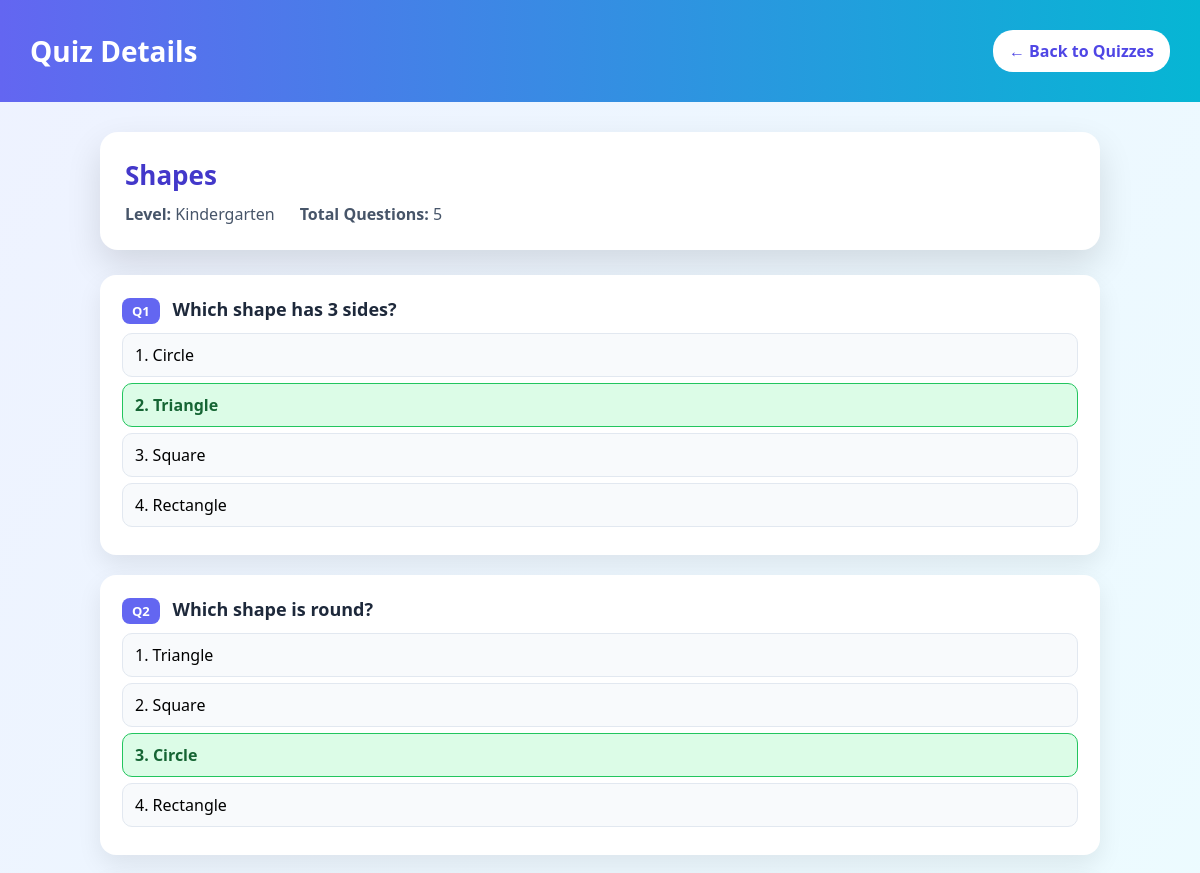
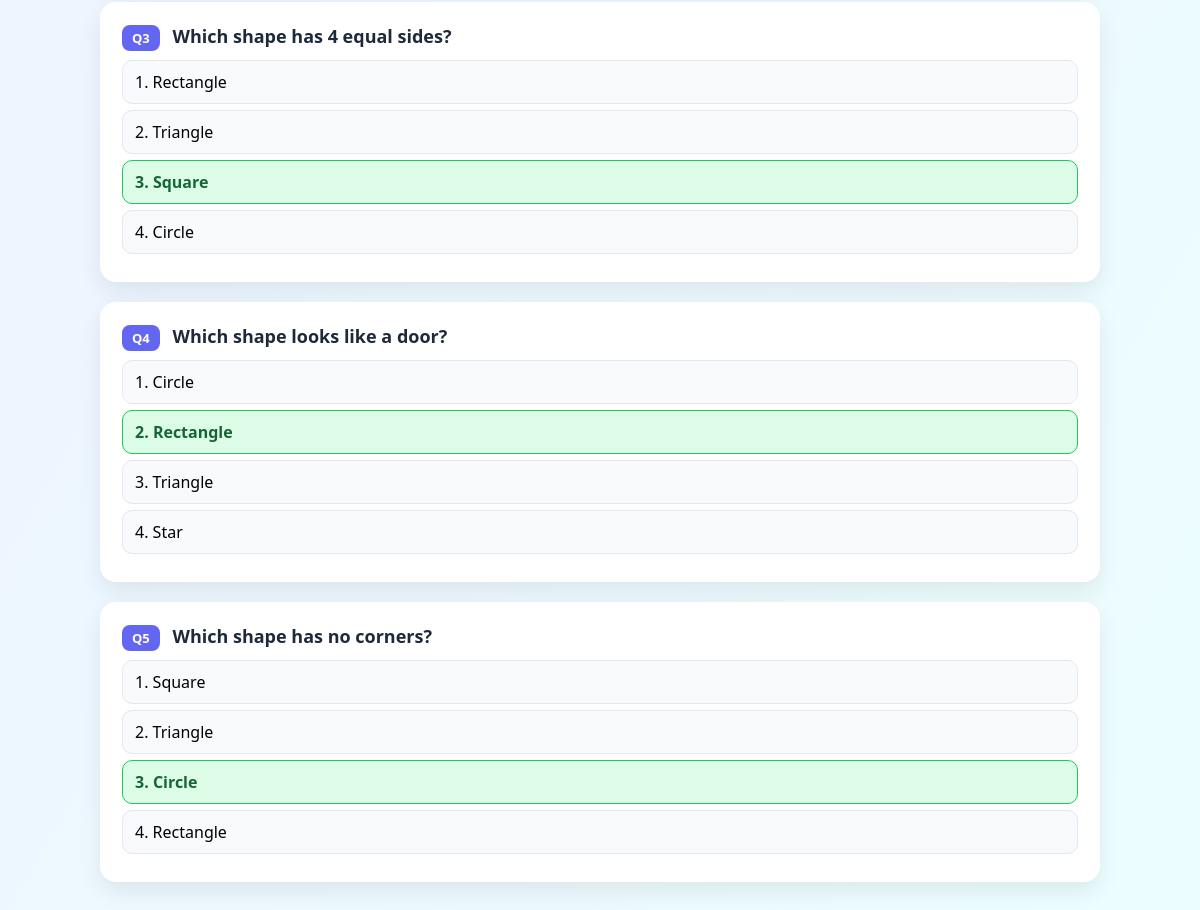
Page /admin/view_quiz.php?id=2 (signed in) on the committed database (2 pictures, top to bottom).
### tables this page shows
CREATE TABLE `quiz_questions` (
  `id` int(11) NOT NULL,
  `quiz_id` int(11) DEFAULT NULL,
  `level` varchar(50) DEFAULT NULL,
  `question` text DEFAULT NULL,
  `option1` varchar(255) DEFAULT NULL,
  `option2` varchar(255) DEFAULT NULL,
  `option3` varchar(255) DEFAULT NULL,
  `option4` varchar(255) DEFAULT NULL,
  `correct_option` tinyint(4) DEFAULT NULL
);

### admin/view_quiz.php (the view, shortened to what this page needs)
<?php
$conn = new mysqli("localhost","root","","unified_edu");
$quiz_id = (int)$_GET['id'];
$stmt = $conn->prepare("
SELECT id,title,level FROM quizzes WHERE id=?
UNION
SELECT id,title,level FROM quizzes1 WHERE id=?
");
$stmt->bind_param("ii",$quiz_id,$quiz_id);
$stmt->execute();
$result = $stmt->get_result();
$quiz = $result->fetch_assoc();
$stmt = $conn->prepare("SELECT * FROM quiz_questions WHERE quiz_id=?");
$stmt->bind_param("i",$quiz_id);
$stmt->execute();
$questions = $stmt->get_result();
$total_questions = $questions->num_rows;
?>
<!DOCTYPE html>
<html>
<head>
</head>
<body>
<div class="header">
<h1>Quiz Details</h1>
<a class="back" href="quizzes.php">← Back to Quizzes</a>
</div>
<div class="container">
<div class="quiz-info">
<div class="quiz-title">
<?= htmlspecialchars($quiz['title'] ?? '') ?>
</div>
<div class="meta">
<div><b>Level:</b> <?= ucfirst($quiz['level'] ?? '') ?></div>
<div><b>Total Questions:</b> <?= $total_questions ?></div>
</div>
</div>
<?php
$no = 1;
$questions->data_seek(0);
while($q = $questions->fetch_assoc()):
?>
<div class="question-card">
<div class="question-title">
<span class="q-number">Q<?= $no++ ?></span>
<?= htmlspecialchars($q['question']) ?>
</div>
<div class="option <?= $q['correct_option']==1 ? 'correct' : '' ?>">
1. <?= htmlspecialchars($q['option1']) ?>
</div>
<div class="option <?= $q['correct_option']==2 ? 'correct' : '' ?>">
2. <?= htmlspecialchars($q['option2']) ?>
</div>
<div class="option <?= $q['correct_option']==3 ? 'correct' : '' ?>">
3. <?= htmlspecialchars($q['option3']) ?>
</div>
<div class="option <?= $q['correct_option']==4 ? 'correct' : '' ?>">
4. <?= htmlspecialchars($q['option4']) ?>
</div>
</div>
<?php endwhile; ?>
</div>
</body>
</html>

### admin/view_quiz.php (style rules this page uses)
body { margin:0; font-family:'Segoe UI',sans-serif; background:linear-gradient(120deg,#eef2ff,#ecfeff); }
.header { background:linear-gradient(90deg,#6366f1,#06b6d4); padding:30px; color:white; display:flex; justify-content:space-between; align-items:center; }
.header h1 { margin:0; font-size:28px; }
.back { background:white; color:#4f46e5; padding:10px 16px; border-radius:20px; text-decoration:none; font-weight:bold; }
.container { max-width:1000px; margin:auto; padding:30px; }
.quiz-info { background:white; padding:25px; border-radius:18px; box-shadow:0 15px 35px rgba(0,0,0,0.12); margin-bottom:25px; }
.quiz-title { font-size:26px; font-weight:bold; color:#4338ca; margin-bottom:8px; }
.meta { display:flex; gap:25px; margin-top:10px; color:#475569; font-weight:500; }
.question-card { background:white; border-radius:16px; padding:22px; margin-bottom:20px; box-shadow:0 10px 25px rgba(0,0,0,0.08); transition:0.3s; }
.question-title { font-size:18px; font-weight:600; margin-bottom:12px; color:#1e293b; }
.option { padding:10px 12px; border-radius:10px; margin:6px 0; background:#f8fafc; border:1px solid #e2e8f0; }
.correct { background:#dcfce7; border:1px solid #22c55e; color:#166534; font-weight:bold; }
.q-number { background:#6366f1; color:white; padding:4px 10px; border-radius:8px; margin-right:8px; font-size:13px; }

### rows in the picture
quiz_questions: question "Which shape has 3 sides?", option1 "Circle", option2 "Triangle", option3 "Square", option4 "Rectangle"
quiz_questions: question "Which shape is round?", option1 "Triangle", option2 "Square", option3 "Circle", option4 "Rectangle"
quiz_questions: question "Which shape has 4 equal sides?", option1 "Rectangle", option2 "Triangle", option3 "Square", option4 "Circle"
quiz_questions: question "Which shape looks like a door?", option1 "Circle", option2 "Rectangle", option3 "Triangle", option4 "Star"
quiz_questions: question "Which shape has no corners?", option1 "Square", option2 "Triangle", option3 "Circle", option4 "Rectangle"

### other values in the picture
$quiz['title'] "Shapes"
$quiz['level'] "Kindergarten"
$total_questions "5"
